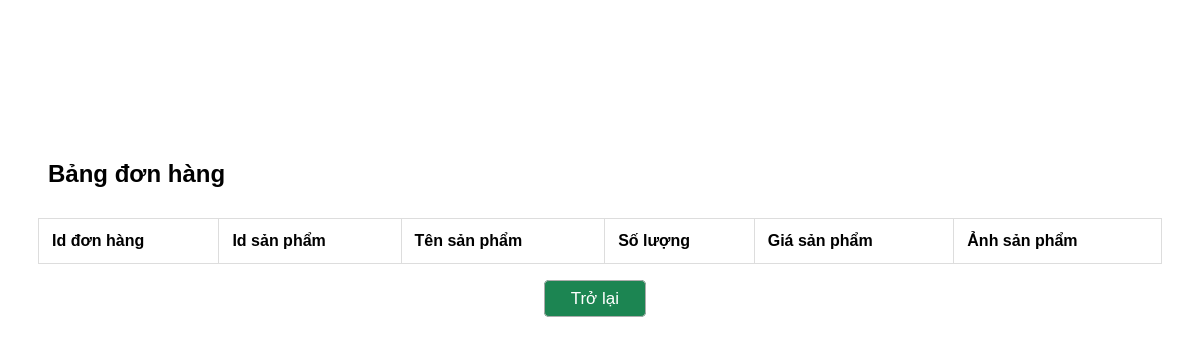
Page /admin/xemSP_DH.php?id=32 (signed in) on the earlier database version.
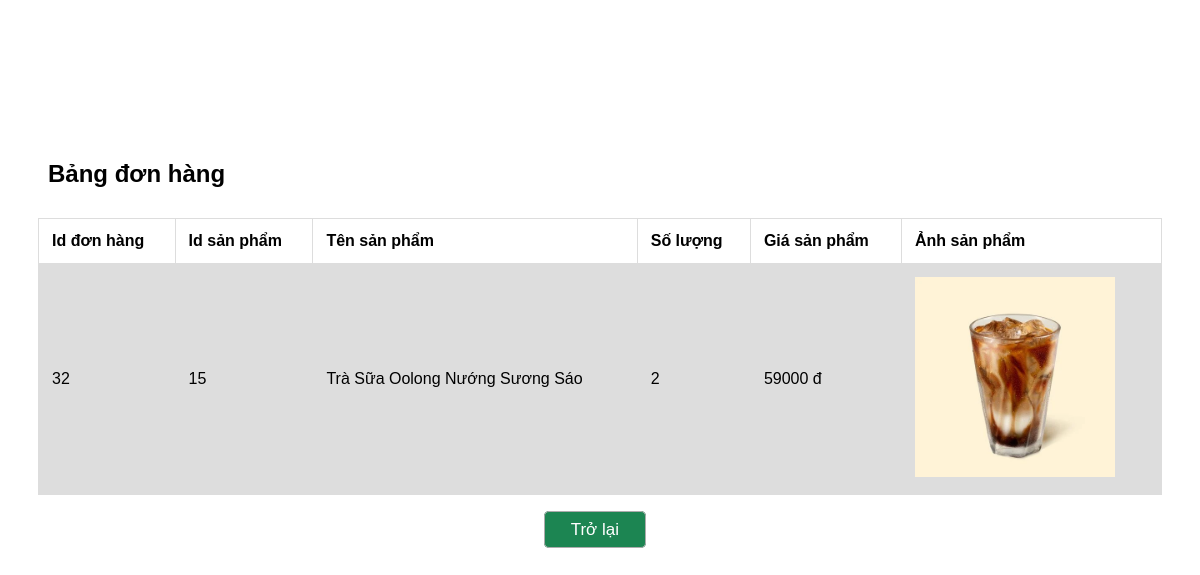
Same page on the later database version.
### tables this page shows
CREATE TABLE `ct_don_hang` (
  `id` bigint NOT NULL AUTO_INCREMENT,
  `id_don_hang` bigint DEFAULT NULL,
  `id_san_pham` bigint DEFAULT NULL,
  `so_luong` int DEFAULT NULL,
  `gia` float DEFAULT NULL,
  PRIMARY KEY (`id`),
  KEY `fk_ct_don_hang_don_hang` (`id_don_hang`),
  KEY `fk_ct_don_hang_san_pham` (`id_san_pham`),
  CONSTRAINT `fk_ct_don_hang_don_hang` FOREIGN KEY (`id_don_hang`) REFERENCES `don_hang` (`id`),
  CONSTRAINT `fk_ct_don_hang_san_pham` FOREIGN KEY (`id_san_pham`) REFERENCES `san_pham` (`id`)
);

CREATE TABLE `san_pham` (
  `id` bigint NOT NULL AUTO_INCREMENT,
  `ten` varchar(50) DEFAULT NULL,
  `loai` varchar(50) DEFAULT NULL,
  `so_luong` int DEFAULT NULL,
  `gia` float DEFAULT NULL,
  `mo_ta` text,
  `anh` varchar(255) DEFAULT NULL,
  `trang_thai` tinyint(1) DEFAULT '1',
  PRIMARY KEY (`id`)
);

### php/admin/orderDetail.php (called while the page is built, shortened)
<?php
function getOrderDetailByOrder($con, $idDonHang)
{
    $sql = "SELECT * FROM ct_don_hang WHERE id_don_hang = ?";
    $orderDetails = [];
    $stmt = $con->prepare($sql);
    if ($stmt) {
        $stmt->bind_param("i", $idDonHang);
        $stmt->execute();
        $result = $stmt->get_result();
        while ($orderDetail = $result->fetch_assoc()) {
            $orderDetails[] = $orderDetail;
        }
        return $orderDetails;
    }
    return [];
}

### php/admin/getObjectById.php (called while the page is built, shortened)
<?php
function getObjectById($con, $tableName, $id)
{
    $sql = "SELECT * FROM $tableName WHERE id = ? ";
    $stmt = $con->prepare($sql);
    if ($stmt) {
        $stmt->bind_param("i", $id);
        $stmt->execute();
        $result = $stmt->get_result();
        return $result->fetch_assoc();
    }
    return null;
}

### admin/xemSP_DH.php (the view, shortened to what this page needs)
<!DOCTYPE html>
<html lang="en">
<head>
    <link rel="stylesheet" href="css/quanLy.css">
</head>
<body>
    <?php
    require('../php/admin/orderDetail.php');
    require('../php/admin/getObjectById.php');
    $idDonHang = $_GET['id'];
    $ctDonHang = getOrderDetailByOrder($con, $idDonHang);
    ?>
    <div class="quanLyDH">
        <div class="title">
            <h2>Bảng đơn hàng</h2>
        </div>
        <table>
            <tr>
                <th>Id đơn hàng </th>
                <th>Id sản phẩm </th>
                <th>Tên sản phẩm </th>
                <th>Số lượng </th>
                <th>Giá sản phẩm </th>
                <th>Ảnh sản phẩm </th>
            </tr>
            <?php
            foreach ($ctDonHang as $cTDH) {
                $sp = getObjectById($con, 'san_pham', $cTDH['id_san_pham']);
            ?>
                <tr>
                    <td><?php echo $cTDH['id_don_hang'] ?></td>
                    <td><?php echo $cTDH['id_san_pham'] ?></td>
                    <td><?php echo $sp['ten'] ?></td>
                    <td><?php echo $cTDH['so_luong'] ?></td>
                    <td><?php echo $cTDH['gia'] ?> đ</td>
                    <td>
                        <img src="img/<?php echo $sp['anh'] ?>" alt="" width="200px" height="200px">
                    </td>
                </tr>
            <?php
            } ?>
        </table>
        <div class="submit">
            <a href="quanLyDH.php" style="background-color: #1C8552; color : white;">Trở lại</a>
        </div>
    </div>
</body>
</html>

Differences in the rows shown:
added ct_don_hang: id_don_hang "32", id_san_pham "15", id_san_pham.ten "Trà Sữa Oolong Nướng Sương Sáo", so_luong "2", gia "59000", id_san_pham.anh (picture)
